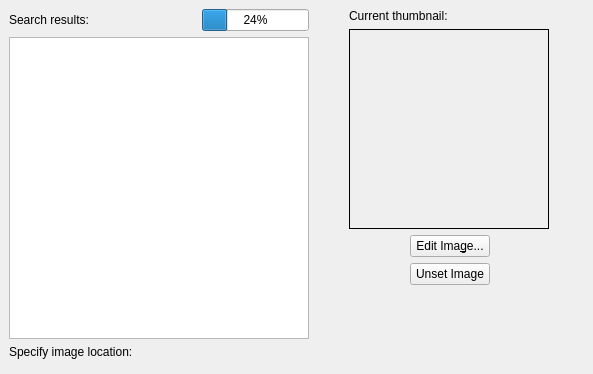
<ui version="4.0" >
 <author></author>
 <comment></comment>
 <exportmacro></exportmacro>
 <class>ThumbnailPicker</class>
 <widget class="QWidget" name="ThumbnailPicker" >
  <property name="geometry" >
   <rect>
    <x>0</x>
    <y>0</y>
    <width>593</width>
    <height>374</height>
   </rect>
  </property>
  <property name="windowTitle" >
   <string>Thumbnail Picker</string>
  </property>
  <layout class="QHBoxLayout" >
   <property name="margin" >
    <number>9</number>
   </property>
   <property name="spacing" >
    <number>6</number>
   </property>
   <item>
    <layout class="QVBoxLayout" >
     <property name="margin" >
      <number>0</number>
     </property>
     <property name="spacing" >
      <number>6</number>
     </property>
     <item>
      <layout class="QHBoxLayout" >
       <property name="margin" >
        <number>0</number>
       </property>
       <property name="spacing" >
        <number>6</number>
       </property>
       <item>
        <widget class="QLabel" name="SearchLabel" >
         <property name="text" >
          <string>Search results:</string>
         </property>
        </widget>
       </item>
       <item>
        <spacer>
         <property name="orientation" >
          <enum>Qt::Horizontal</enum>
         </property>
         <property name="sizeType" >
          <enum>QSizePolicy::Expanding</enum>
         </property>
         <property name="sizeHint" >
          <size>
           <width>41</width>
           <height>20</height>
          </size>
         </property>
        </spacer>
       </item>
       <item>
        <widget class="QProgressBar" name="SearchProgress" >
         <property name="value" >
          <number>24</number>
         </property>
         <property name="orientation" >
          <enum>Qt::Horizontal</enum>
         </property>
        </widget>
       </item>
      </layout>
     </item>
     <item>
      <widget class="QListWidget" name="ImageList" >
       <property name="minimumSize" >
        <size>
         <width>300</width>
         <height>0</height>
        </size>
       </property>
      </widget>
     </item>
     <item>
      <widget class="QLabel" name="textLabel3" >
       <property name="text" >
        <string>Specify image location:</string>
       </property>
      </widget>
     </item>
     <item>
      <widget class="KUrlRequester" name="ImageURLBox" />
     </item>
    </layout>
   </item>
   <item>
    <layout class="QVBoxLayout" >
     <property name="margin" >
      <number>0</number>
     </property>
     <property name="spacing" >
      <number>6</number>
     </property>
     <item>
      <layout class="QHBoxLayout" >
       <property name="margin" >
        <number>0</number>
       </property>
       <property name="spacing" >
        <number>6</number>
       </property>
       <item>
        <spacer>
         <property name="orientation" >
          <enum>Qt::Horizontal</enum>
         </property>
         <property name="sizeType" >
          <enum>QSizePolicy::Expanding</enum>
         </property>
         <property name="sizeHint" >
          <size>
           <width>53</width>
           <height>20</height>
          </size>
         </property>
        </spacer>
       </item>
       <item>
        <layout class="QVBoxLayout" >
         <property name="margin" >
          <number>0</number>
         </property>
         <property name="spacing" >
          <number>6</number>
         </property>
         <item>
          <widget class="QLabel" name="textLabel1" >
           <property name="text" >
            <string>Current thumbnail:</string>
           </property>
          </widget>
         </item>
         <item>
          <widget class="QLabel" name="CurrentImage" >
           <property name="sizePolicy" >
            <sizepolicy>
             <hsizetype>0</hsizetype>
             <vsizetype>0</vsizetype>
             <horstretch>0</horstretch>
             <verstretch>0</verstretch>
            </sizepolicy>
           </property>
           <property name="minimumSize" >
            <size>
             <width>200</width>
             <height>200</height>
            </size>
           </property>
           <property name="maximumSize" >
            <size>
             <width>200</width>
             <height>200</height>
            </size>
           </property>
           <property name="frameShape" >
            <enum>QFrame::Box</enum>
           </property>
           <property name="scaledContents" >
            <bool>true</bool>
           </property>
          </widget>
         </item>
        </layout>
       </item>
       <item>
        <spacer>
         <property name="orientation" >
          <enum>Qt::Horizontal</enum>
         </property>
         <property name="sizeType" >
          <enum>QSizePolicy::Expanding</enum>
         </property>
         <property name="sizeHint" >
          <size>
           <width>53</width>
           <height>20</height>
          </size>
         </property>
        </spacer>
       </item>
      </layout>
     </item>
     <item>
      <layout class="QHBoxLayout" >
       <property name="margin" >
        <number>0</number>
       </property>
       <property name="spacing" >
        <number>6</number>
       </property>
       <item>
        <spacer>
         <property name="orientation" >
          <enum>Qt::Horizontal</enum>
         </property>
         <property name="sizeType" >
          <enum>QSizePolicy::Expanding</enum>
         </property>
         <property name="sizeHint" >
          <size>
           <width>40</width>
           <height>20</height>
          </size>
         </property>
        </spacer>
       </item>
       <item>
        <layout class="QVBoxLayout" >
         <property name="margin" >
          <number>0</number>
         </property>
         <property name="spacing" >
          <number>6</number>
         </property>
         <item>
          <widget class="QPushButton" name="EditButton" >
           <property name="text" >
            <string>Edit Ima&amp;ge...</string>
           </property>
          </widget>
         </item>
         <item>
          <widget class="QPushButton" name="UnsetButton" >
           <property name="text" >
            <string>Unset Image</string>
           </property>
          </widget>
         </item>
        </layout>
       </item>
       <item>
        <spacer>
         <property name="orientation" >
          <enum>Qt::Horizontal</enum>
         </property>
         <property name="sizeType" >
          <enum>QSizePolicy::Expanding</enum>
         </property>
         <property name="sizeHint" >
          <size>
           <width>40</width>
           <height>20</height>
          </size>
         </property>
        </spacer>
       </item>
      </layout>
     </item>
     <item>
      <spacer>
       <property name="orientation" >
        <enum>Qt::Vertical</enum>
       </property>
       <property name="sizeType" >
        <enum>QSizePolicy::Expanding</enum>
       </property>
       <property name="sizeHint" >
        <size>
         <width>20</width>
         <height>233</height>
        </size>
       </property>
      </spacer>
     </item>
    </layout>
   </item>
  </layout>
 </widget>
 <layoutdefault spacing="6" margin="11" />
 <pixmapfunction>qPixmapFromMimeSource</pixmapfunction>
 <customwidgets>
  <customwidget>
   <class>KUrlRequester</class>
   <extends></extends>
   <header>kurlrequester.h</header>
   <container>0</container>
   <pixmap></pixmap>
  </customwidget>
 </customwidgets>
 <resources/>
 <connections/>
</ui>
